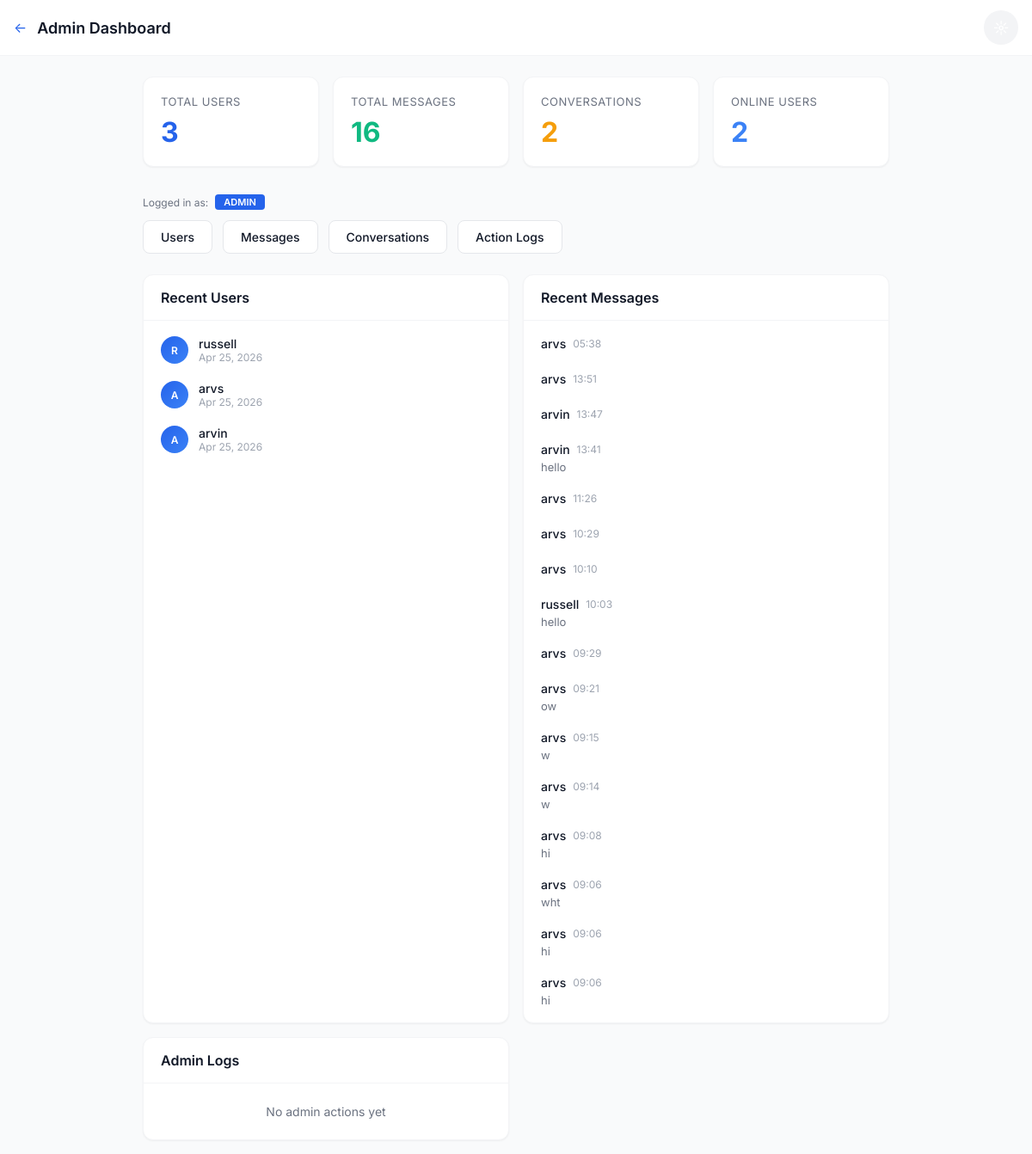
Page /chat/admin/dashboard/ (signed in) on the committed database.
### chat/models.py (models this page shows, shortened)
class Message(models.Model):
    id = models.UUIDField(primary_key=True, default=uuid.uuid4, editable=False)
    conversation = models.ForeignKey(Conversation, on_delete=models.CASCADE, related_name='messages')
    sender = models.ForeignKey(User, on_delete=models.CASCADE, related_name='sent_messages')
    text = models.TextField(blank=True)
    attachment = models.ForeignKey(Attachment, on_delete=models.CASCADE, null=True, blank=True)
    is_read = models.BooleanField(default=False)
    read_at = models.DateTimeField(null=True, blank=True)
    created_at = models.DateTimeField(auto_now_add=True)
    updated_at = models.DateTimeField(auto_now=True)
    is_deleted = models.BooleanField(default=False)
    deleted_for = models.ManyToManyField(User, related_name='deleted_messages', blank=True)
    is_view_once = models.BooleanField(default=False)
    view_once_consumed_by = models.ManyToManyField(
        User,
        related_name='consumed_view_once_messages',
        blank=True,
    )
    class Meta:
        db_table = 'chat_message'
        ordering = ['created_at']
        indexes = [
            models.Index(fields=['conversation', 'created_at']),
            models.Index(fields=['sender', 'created_at']),
        ]

### chat/views_admin.py (the view)
# urls.py: path('admin/dashboard/', views_admin.admin_dashboard, name='admin_dashboard'),
@login_required
@user_passes_test(is_staff_or_admin, login_url='chat_list')
def admin_dashboard(request):
    stats = {
        'total_users': User.objects.count(),
        'total_messages': Message.objects.filter(is_deleted=False).count(),
        'total_conversations': Conversation.objects.count(),
        'online_users': UserProfile.objects.filter(is_online=True).count(),
    }
    last_7 = timezone.now() - timedelta(days=7)
    stats['messages_last_7'] = Message.objects.filter(created_at__gte=last_7, is_deleted=False).count()
    stats['new_users_7'] = User.objects.filter(date_joined__gte=last_7).count()
    recent_users = User.objects.order_by('-date_joined')[:10]
    recent_messages = Message.objects.filter(is_deleted=False).order_by('-created_at')[:20]
    recent_logs = AdminLog.objects.order_by('-created_at')[:10]
    return render(request, 'chat/admin/dashboard.html', {
        'stats': stats,
        'recent_users': recent_users,
        'recent_messages': recent_messages,
        'recent_logs': recent_logs,
        'is_admin': is_admin_only(request.user),
    })

### chat/views_admin.py (called while the page is built)
def is_staff_or_admin(user):
    if user.is_superuser:
        return True
    profile = getattr(user, 'profile', None)
    if profile and profile.role in ('staff', 'admin'):
        return True
    return user.is_staff

def is_admin_only(user):
    if user.is_superuser:
        return True
    profile = getattr(user, 'profile', None)
    if profile and profile.role == 'admin':
        return True
    return False

### chat/templates/chat/admin/dashboard.html (shortened to what this page needs)
{% extends 'chat/base.html' %}
{% block content %}
<div style="max-width: 1200px; margin: 0 auto;">
    <div class="app-bar">
        <div style="display: flex; align-items: center; gap: 12px;">
            <a href="{% url 'profile' %}" class="back-btn">&#8592;</a>
            <h1>Admin Dashboard</h1>
        </div>
        <button class="theme-toggle" onclick="toggleTheme()">&#9788;</button>
    </div>
    <div class="container" style="padding-top: 24px;">
        <div style="display: grid; grid-template-columns: repeat(auto-fit, minmax(200px, 1fr)); gap: 16px; margin-bottom: 32px;">
            <div class="card" style="padding: 20px;">
                <div style="font-size: 13px; color: var(--text-secondary); text-transform: uppercase; letter-spacing: 0.5px; margin-bottom: 8px;">Total Users</div>
                <div style="font-size: 32px; font-weight: 700; color: var(--primary);">{{ stats.total_users }}</div>
            </div>
            <div class="card" style="padding: 20px;">
                <div style="font-size: 13px; color: var(--text-secondary); text-transform: uppercase; letter-spacing: 0.5px; margin-bottom: 8px;">Total Messages</div>
                <div style="font-size: 32px; font-weight: 700; color: var(--success);">{{ stats.total_messages }}</div>
            </div>
            <div class="card" style="padding: 20px;">
                <div style="font-size: 13px; color: var(--text-secondary); text-transform: uppercase; letter-spacing: 0.5px; margin-bottom: 8px;">Conversations</div>
                <div style="font-size: 32px; font-weight: 700; color: var(--warning);">{{ stats.total_conversations }}</div>
            </div>
            <div class="card" style="padding: 20px;">
                <div style="font-size: 13px; color: var(--text-secondary); text-transform: uppercase; letter-spacing: 0.5px; margin-bottom: 8px;">Online Users</div>
                <div style="font-size: 32px; font-weight: 700; color: var(--accent);">{{ stats.online_users }}</div>
            </div>
        </div>
        <div style="margin-bottom: 12px; display: flex; align-items: center; gap: 8px;">
            <span style="font-size: 12px; color: var(--text-secondary);">Logged in as:</span>
            <span style="padding: 2px 10px; border-radius: 4px; font-size: 11px; text-transform: uppercase; font-weight: 600; background: var(--primary); color: #fff;">
                {% if is_admin %}Admin{% else %}Staff{% endif %}
            </span>
        </div>
        <div style="display: flex; gap: 12px; margin-bottom: 24px; flex-wrap: wrap;">
            {% if is_admin %}<a href="{% url 'admin_users' %}" class="btn btn-secondary">Users</a>{% endif %}
            <a href="{% url 'admin_messages' %}" class="btn btn-secondary">Messages</a>
            <a href="{% url 'admin_conversations' %}" class="btn btn-secondary">Conversations</a>
            <a href="{% url 'admin_logs' %}" class="btn btn-secondary">Action Logs</a>
        </div>
        <div style="display: grid; grid-template-columns: repeat(auto-fit, minmax(300px, 1fr)); gap: 16px;">
            <div class="card">
                <div style="padding: 16px 20px; border-bottom: 1px solid var(--border-light);">
                    <h3 style="font-size: 16px; font-weight: 600;">Recent Users</h3>
                </div>
                <div style="padding: 8px;">
                    {% for user in recent_users %}
                    <div style="display: flex; align-items: center; gap: 12px; padding: 10px 12px; border-radius: var(--radius-sm);">
                        <div class="avatar avatar-sm">{{ user.username|first|upper }}</div>
                        <div style="flex: 1; min-width: 0;">
                            <div style="font-weight: 500; font-size: 14px;">{{ user.username }}</div>
                            <div style="font-size: 12px; color: var(--text-muted);">{{ user.date_joined|date:"M d, Y" }}</div>
                        </div>
                    </div>
                    {% empty %}
                    <div style="padding: 16px; text-align: center; color: var(--text-secondary); font-size: 14px;">No users yet</div>
                    {% endfor %}
                </div>
            </div>
            <div class="card">
                <div style="padding: 16px 20px; border-bottom: 1px solid var(--border-light);">
                    <h3 style="font-size: 16px; font-weight: 600;">Recent Messages</h3>
                </div>
                <div style="padding: 8px;">
                    {% for msg in recent_messages %}
                    <div style="padding: 10px 12px; border-radius: var(--radius-sm);">
                        <div style="display: flex; align-items: center; gap: 8px; margin-bottom: 4px;">
                            <span style="font-weight: 500; font-size: 14px;">{{ msg.sender.username }}</span>
                            <span style="font-size: 12px; color: var(--text-muted);">{{ msg.created_at|date:"H:i" }}</span>
                        </div>
                        <div style="font-size: 13px; color: var(--text-secondary); white-space: nowrap; overflow: hidden; text-overflow: ellipsis;">{{ msg.text|truncatechars:50 }}</div>
                    </div>
                    {% empty %}
                    <div style="padding: 16px; text-align: center; color: var(--text-secondary); font-size: 14px;">No messages yet</div>
                    {% endfor %}
                </div>
            </div>
            <div class="card">
                <div style="padding: 16px 20px; border-bottom: 1px solid var(--border-light);">
                    <h3 style="font-size: 16px; font-weight: 600;">Admin Logs</h3>
                </div>
                <div style="padding: 8px;">
                    {% for log in recent_logs %}
                    <div style="padding: 10px 12px; border-radius: var(--radius-sm); font-size: 13px;">
                        <span style="font-weight: 500;">{{ log.admin_user.username }}</span>
                        <span style="color: var(--text-secondary);">{{ log.action_type }}</span>
                        <div style="font-size: 12px; color: var(--text-muted); margin-top: 2px;">{{ log.created_at|date:"M d, H:i" }}</div>
                    </div>
                    {% empty %}
                    <div style="padding: 16px; text-align: center; color: var(--text-secondary); font-size: 14px;">No admin actions yet</div>
                    {% endfor %}
                </div>
            </div>
        </div>
    </div>
</div>
{% endblock %}

### rows in the picture
Message: sender.username "arvs", created_at "05:38"
Message: sender.username "arvs", created_at "13:51"
Message: sender.username "arvin", created_at "13:47"
Message: sender.username "arvin", created_at "13:41", text "hello"
Message: sender.username "arvs", created_at "11:26"
Message: sender.username "arvs", created_at "10:29"
Message: sender.username "arvs", created_at "10:10"
Message: sender.username "russell", created_at "10:03", text "hello"
Message: sender.username "arvs", created_at "09:29"
Message: sender.username "arvs", created_at "09:21", text "ow"
Message: sender.username "arvs", created_at "09:15", text "w"
Message: sender.username "arvs", created_at "09:14", text "w"
Message: sender.username "arvs", created_at "09:08", text "hi"
Message: sender.username "arvs", created_at "09:06", text "wht"
Message: sender.username "arvs", created_at "09:06", text "hi"
Message: sender.username "arvs", created_at "09:06", text "hi"

### other values in the picture
{{ stats.total_users }} "3"
{{ stats.total_messages }} "16"
{{ stats.total_conversations }} "2"
{{ stats.online_users }} "2"
{{ user.username|first|upper }} "R"
{{ user.username }} "russell"
{{ user.date_joined|date:"M d, Y" }} "Apr 25, 2026"
{{ user.username|first|upper }} "A"
{{ user.username }} "arvs"
{{ user.username }} "arvin"
